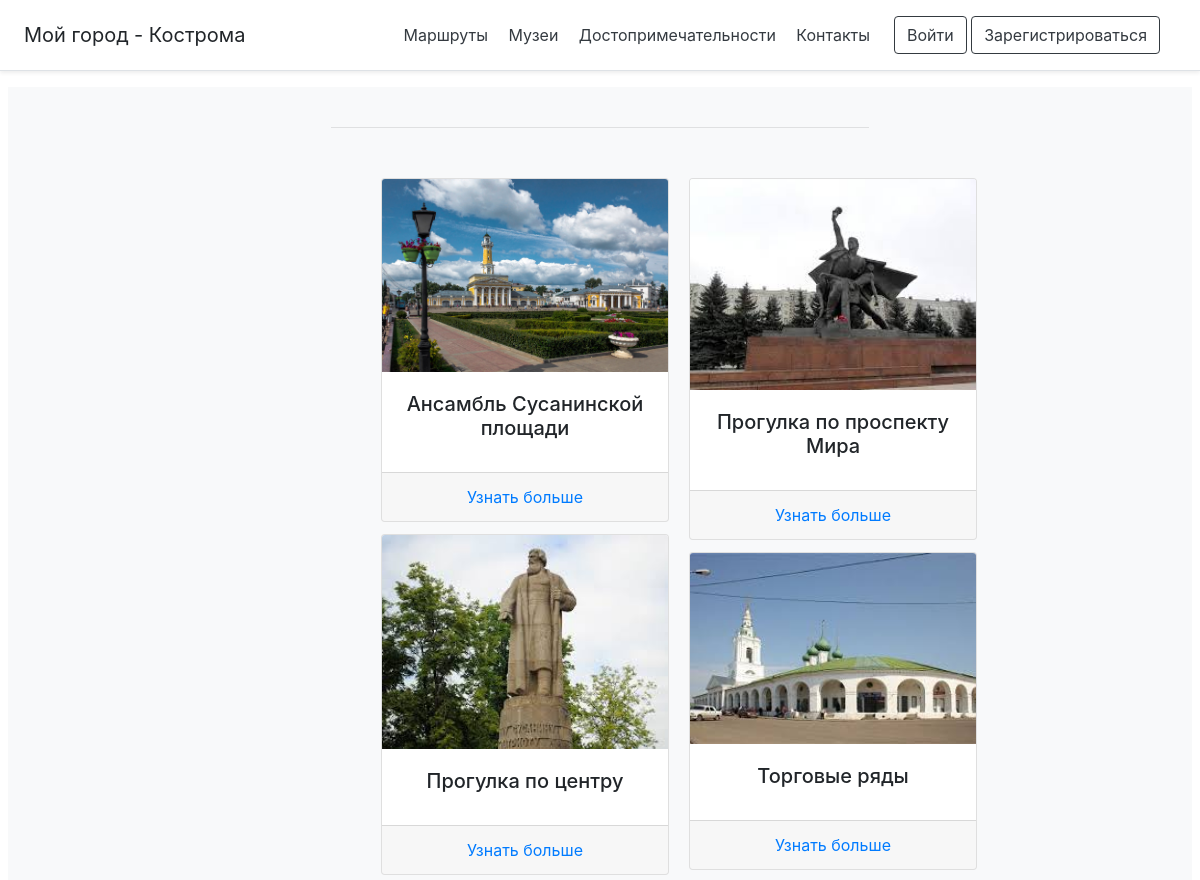
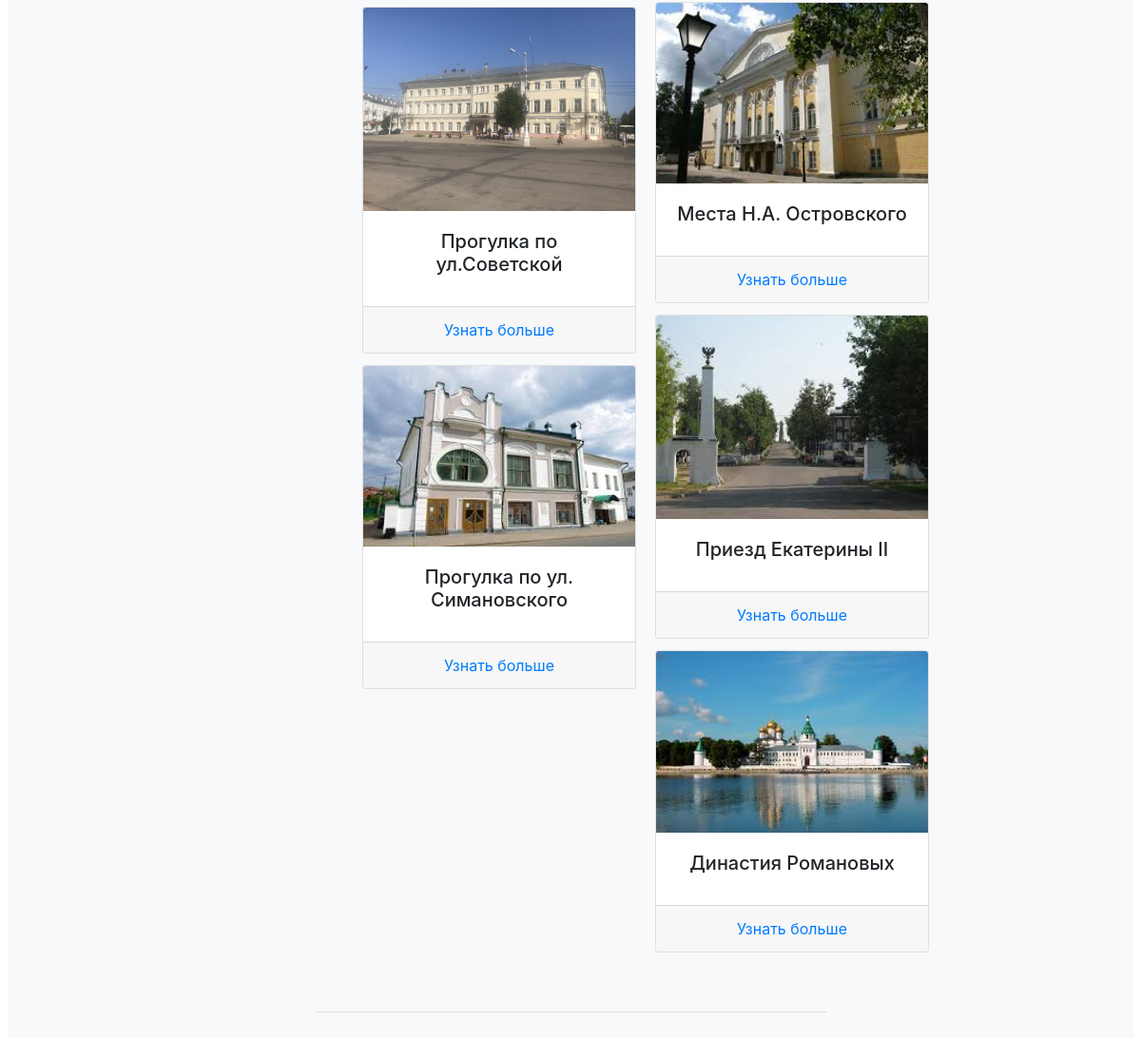
The page /kostroma_routes on the database its author committed (2 pictures, top to bottom).
### data/routes.py (models this page shows)
class Routes(SqlAlchemyBase):
    __tablename__ = 'routes'
    id = sqlalchemy.Column(sqlalchemy.Integer,
                           primary_key=True, autoincrement=True)
    title = sqlalchemy.Column(sqlalchemy.String, nullable=True)
    content = sqlalchemy.Column(sqlalchemy.String, nullable=True)
    image = sqlalchemy.Column(sqlalchemy.String, nullable=True)
    building = orm.relation("Building", back_populates='routes')

### main.py (the view)
@app.route('/kostroma_routes')
def routes():
    session = db_session.create_session()
    b = session.query(Routes).all()
    return render_template('route.html', title='Прогулки по Костроме', items=b)

### data/db_session.py (called while the page is built)
def create_session() -> Session:
    global __factory
    return __factory()

### templates/route.html
{% extends "base.html" %}
{% block content %}
<div class="container-fluid" style="margin:50px;">
        <div class="row" >
            <div class="card-columns">
            {% for item in items %}
             <div class="card" style="width: 18rem;">
                    <img class="card-img-top" src={{item.image}} alt="Card image cap">
                    <div class="card-body">
                    <h5 class="card-title">{{item.title}}</h5>
                   </div>
                  <div class="card-footer">
                      <a href="{{url_for('slider', rout_id=item.id)}}" class="card-link">Узнать больше</a>
            </div>
            </div>
        {% endfor %}
        </div>
    </div>
    </div>
{% endblock %}

### templates/base.html (shortened to what this page needs)
<!DOCTYPE html>
<html lang="en">
<head>
<link rel="stylesheet" href="https://stackpath.bootstrapcdn.com/bootstrap/4.4.1/css/bootstrap.min.css">
 <link rel="stylesheet" type="text/css" href="{{url_for('static', filename = 'css/style2.css') }}">
    		</head>
    		<body>
<div class="d-flex flex-column flex-md-row align-items-center p-3 px-md-4 mb-3 bg-white border-bottom shadow-sm">
  <h5 class="my-0 mr-md-auto font-weight-normal">Мой город - Кострома</h5>
  <nav class="my-2 my-md-0 mr-md-3">
    <a class="p-2 text-dark" href="/kostroma_routes">Маршруты</a>
    <a class="p-2 text-dark" href="/museums">Музеи</a>
    <a class="p-2 text-dark" href="/attractions">Достопримечательности</a>
    <a class="p-2 text-dark" href="#">Контакты</a>
  </nav>
    <nav class="my-2 my-md-0 mr-md-3">
  <a class="btn btn-outline-dark" href="/login">Войти</a>
    <a class="btn btn-outline-dark" href="/register">Зарегистрироваться</a>
    </nav>
</div>
<div class="position-relative overflow-hidden p-2 p-md-4 m-md-2 text-center bg-light">
  <div class="col-md-6 p-lg-6 mx-auto my-6">
        <hr>
    {% block content %} {% endblock %}
       <hr>
  </div>
</div>
		</body>
</html>

### static/css/style2.css (style rules this page uses)
.overflow-hidden { overflow: hidden; }
@media (min-width: 576px) { .card-columns { -webkit-column-count: 2; column-count: 2 } }
@media (min-width: 768px) { .card-columns { -webkit-column-count: 2; column-count: 2 } }
@media (min-width: 992px) { .card-columns { -webkit-column-count: 2; column-count: 2 } }

### rows shown on the page
Routes: image (picture), title "Ансамбль Сусанинской площади"
Routes: image (picture), title "Прогулка по центру"
Routes: image (picture), title "Прогулка по ул.Советской"
Routes: image (picture), title "Прогулка по ул. Симановского"
Routes: image (picture), title "Прогулка по проспекту Мира"
Routes: image (picture), title "Торговые ряды"
Routes: image (picture), title "Места Н.А. Островского"
Routes: image (picture), title "Приезд Екатерины II"
Routes: image (picture), title "Династия Романовых"
